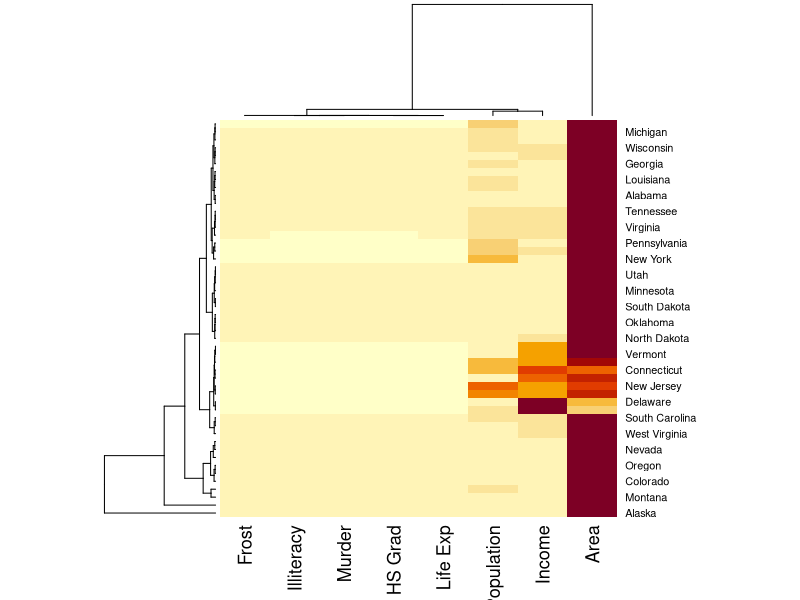

Reproduce this figure in R. (Note: this script raises an error after producing the figure.)
# matrix
iris3
state.x77
heatmap(state.x77)

x <- 1:20
m <- matrix(x, nrow = 4, ncol = 5)
m

m <- matrix(x, nrow = 4, ncol = 4)
m

m <- matrix(x, nrow = 4, ncol = 6)
m

m <- matrix(x, nrow = 3, ncol = 3)
m

m <- matrix(x, nrow = 4, ncol = 5, byrow = T)
m

rnames <- c('r1', 'r2', 'r3', 'r4')
rnames
cnames <- c('c1', 'c2', 'c3', 'c4', 'c5')
cnames
dimnames(m) <- list(rnames, cnames)
m

?dim
dim(m)
dim(x) <- c(4,5)
x

x <- 1:20
dim(x) <- c(2,2,5)
x

?array
dim1 <- c('a1', 'a2')
dim2 <- c('b1','b2','b3')
dim3 <- c('c1','c2','c3','c4')
z <- array(1:24, c(2,3,4),dimnames = list(dim1, dim2, dim3))
z

# index of matrix
m <- matrix(1:20, 4, 5, byrow = T)
m
m[1,2]
m[,1]
m[1,]
m[-1, 2]
dimnames(m) <- list(rnames, cnames)
m['r1', 'c2']

?head # list 6_ed rows
head(state.x77)
state.x77['Alabama']
state.x77['Alabama',]

m + 1
m * 2
n <- matrix(1:20, 5, 4)
n
m*n
rowSums(m)
colSums(m)
rowMeans(m)

n <- matrix(1:9, 3, 3)
t <- matrix(2:10, 3,3)
n*t # Multiplies corresponding elements
n %*% t # matrix multiplication
n
diag(n)
t(n) # transfer

# list
state.center
a <- 1:20
b <- matrix(1:20, 4)
c <- mtcars
d <- 'this is a list'
mlist <- list(a,b,c,d)
mlist

mlist <- list(svd = a,sdfs = b,c,d)
mlist
mlist[1]
mlist[c(1,4)]
mlist$svd

mlist <- list('svd' = a,'sdfs' = b,c,d)
mlist

# dataframe
iris
?data.frame
iris[1]
iris[, 1]

women
plot(women$height, women$weight)

?attach
attach(mtcars)
mpg
hp
detach(mtcars)
mpg

# factor
?factor
diabetes <- c('type1', 'type2')
diabetes <- factor(diabetes)
diabetes

x <- c("男", "女", "男", "男",  "女",'sex')
sex <- factor(x)
sex
sex <- factor(x, levels = c('sex') )
sex
sex <- factor(x, levels = c('男', '女'), labels = c(1,2))
sex
sex <- factor(x, levels = c('男', '女'), labels = c(1,2), order = T)
sex
sex <- factor(x, order = T)
sex
str(sex)
str(x)